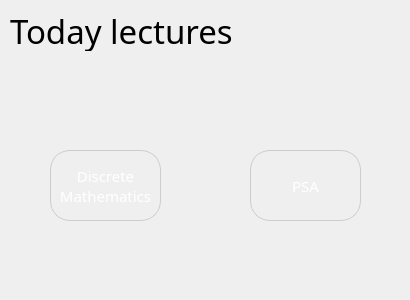
        <widget class="QWidget" name="Page_Search">
         <widget class="QLabel" name="label_7">
          <property name="geometry">
           <rect>
            <x>10</x>
            <y>10</y>
            <width>391</width>
            <height>41</height>
           </rect>
          </property>
          <property name="font">
           <font>
            <family>Myanmar Khyay</family>
            <pointsize>25</pointsize>
           </font>
          </property>
          <property name="text">
           <string>Today lectures</string>
          </property>
         </widget>
         <widget class="QWidget" name="widget_5" native="true">
          <property name="geometry">
           <rect>
            <x>30</x>
            <y>90</y>
            <width>161</width>
            <height>201</height>
           </rect>
          </property>
          <property name="styleSheet">
           <string notr="true">background-color: #ffff;
border-top-left-radius: 10px;          
border-bottom-left-radius: 10px;       
border-top-right-radius: 10px;         
border-bottom-right-radius: 10px;      

   </string>
          </property>
          <widget class="QLabel" name="label_20">
           <property name="geometry">
            <rect>
             <x>0</x>
             <y>0</y>
             <width>151</width>
             <height>201</height>
            </rect>
           </property>
           <property name="styleSheet">
            <string notr="true">border-top-left-radius: 10px;          
border-bottom-left-radius: 10px;       
border-top-right-radius: 10px;         
border-bottom-right-radius: 10px;   </string>
           </property>
           <property name="text">
            <string/>
           </property>
           <property name="pixmap">
            <pixmap resource="resource.qrc">:/Curs/Images/Math1.png</pixmap>
           </property>
           <property name="scaledContents">
            <bool>true</bool>
           </property>
          </widget>
          <widget class="QPushButton" name="pushButton_9">
           <property name="geometry">
            <rect>
             <x>20</x>
             <y>60</y>
             <width>111</width>
             <height>71</height>
            </rect>
           </property>
           <property name="minimumSize">
            <size>
             <width>50</width>
             <height>50</height>
            </size>
           </property>
           <property name="maximumSize">
            <size>
             <width>10000</width>
             <height>10000</height>
            </size>
           </property>
           <property name="font">
            <font>
             <family>Myanmar Khyay</family>
             <pointsize>-1</pointsize>
            </font>
           </property>
           <property name="autoFillBackground">
            <bool>false</bool>
           </property>
           <property name="styleSheet">
            <string notr="true">QPushButton {
	background-color: transparent;
    color: white;
    border: 1px solid #CCCCCC;
	border-radius:20px;
    padding: 10px;
    font-size: 15px;
    text-align: center; /* Center text */
}</string>
           </property>
           <property name="text">
            <string>Discrete  
Mathematics</string>
           </property>
          </widget>
         </widget>
         <widget class="QWidget" name="widget_6" native="true">
          <property name="geometry">
           <rect>
            <x>230</x>
            <y>90</y>
            <width>161</width>
            <height>201</height>
           </rect>
          </property>
          <property name="styleSheet">
           <string notr="true">background-color: #ffff;
border-top-left-radius: 10px;          
border-bottom-left-radius: 10px;       
border-top-right-radius: 10px;         
border-bottom-right-radius: 10px;      

   </string>
          </property>
          <widget class="QLabel" name="label_21">
           <property name="geometry">
            <rect>
             <x>0</x>
             <y>0</y>
             <width>151</width>
             <height>201</height>
            </rect>
           </property>
           <property name="styleSheet">
            <string notr="true">border-top-left-radius: 10px;          
border-bottom-left-radius: 10px;       
border-top-right-radius: 10px;         
border-bottom-right-radius: 10px;   </string>
           </property>
           <property name="text">
            <string/>
           </property>
           <property name="pixmap">
            <pixmap resource="resource.qrc">:/Curs/Images/Math2.png</pixmap>
           </property>
           <property name="scaledContents">
            <bool>true</bool>
           </property>
          </widget>
          <widget class="QPushButton" name="pushButton_13">
           <property name="geometry">
            <rect>
             <x>20</x>
             <y>60</y>
             <width>111</width>
             <height>71</height>
            </rect>
           </property>
           <property name="minimumSize">
            <size>
             <width>50</width>
             <height>50</height>
            </size>
           </property>
           <property name="maximumSize">
            <size>
             <width>10000</width>
             <height>10000</height>
            </size>
           </property>
           <property name="font">
            <font>
             <family>Myanmar Khyay</family>
             <pointsize>-1</pointsize>
            </font>
           </property>
           <property name="autoFillBackground">
            <bool>false</bool>
           </property>
           <property name="styleSheet">
            <string notr="true">QPushButton {
	background-color: transparent;
    color: white;
    border: 1px solid #CCCCCC;
	border-radius:20px;
    padding: 10px;
    font-size: 15px;
    text-align: center; /* Center text */
}</string>
           </property>
           <property name="text">
            <string>PSA</string>
           </property>
          </widget>
         </widget>
        </widget>
